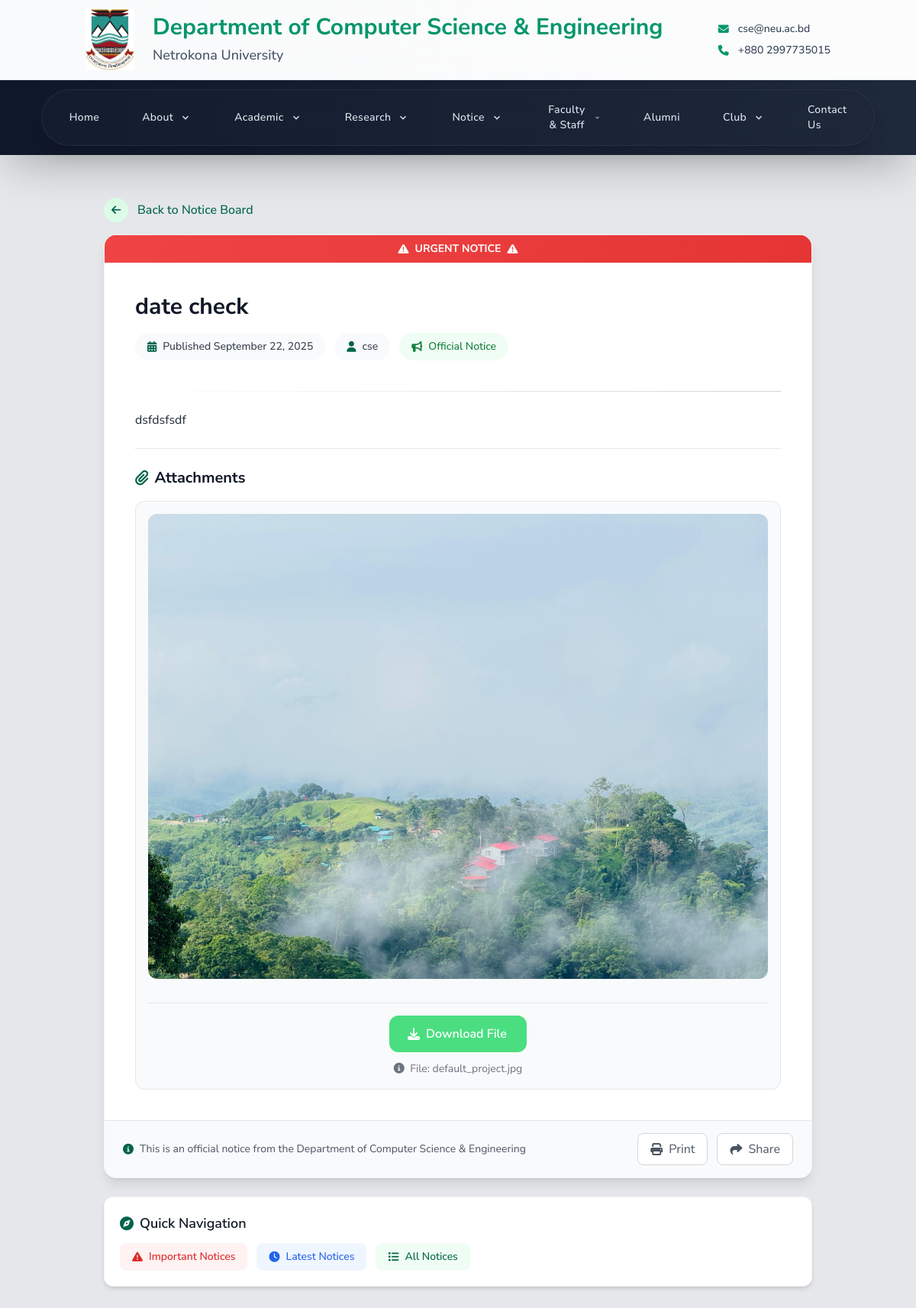
Page /notices/25/ on the committed database.
### cse_app/models.py (models this page shows, shortened)
class Notice_Board(models.Model):
    title = models.CharField(max_length=200)
    content = RichTextField()
    file = models.FileField(upload_to='notices/', blank=True, null=True)  # For download option
    created_at = models.DateTimeField(auto_now_add=True)
    updated_at = models.DateTimeField(auto_now=True)
    is_important = models.BooleanField(default=False)
    created_by = models.ForeignKey(User, on_delete=models.SET_NULL, null=True, blank=True)
    class Meta:
        ordering = ['-created_at']  # Newest first

### cse_app/views.py (the view)
# urls.py: path('notices/<int:pk>/', views.notice_detail, name='notice_detail'),
def notice_detail(request, pk):
    notice = get_object_or_404(Notice_Board, pk=pk)
    page_view, created = ViewCount.objects.get_or_create(page_name=f'notice_{pk}')
    page_view.increment()
    file_type = None
    if notice.file:
        file_name = notice.file.name.lower()
        if file_name.endswith(('.png', '.jpg', '.jpeg', '.gif')):
            file_type = 'image'
        elif file_name.endswith('.pdf'):
            file_type = 'pdf'
    return render(request, 'cse/notice_detail.html', {
        'notice': notice,
        'file_type': file_type
    })

### cse_app/context_processors.py (called while the page is built)
def scrolling_notice(request):
    notice = ScrollingNotice.objects.filter(is_active=True).first()
    return {'scrolling_notice': notice.text if notice else ''}

### cse_app/models.py (called while the page is built)
    def increment(self):
        self.count += 1
        self.save()

### templates/cse/notice_detail.html (shortened to what this page needs)
{% extends '../base.html' %}
{% block content %}
<div class="min-h-screen ">
        <div class="max-w-6xl mx-auto px-4 sm:px-6 lg:px-8 pt-6 pb-4" data-aos="fade-right">
            <a href="{% url 'notice_list' %}" class="inline-flex items-center text-custom-green hover:text-custom-green-hover font-medium transition-all duration-300 hover:translate-x-1 group">
                <div class="w-8 h-8 rounded-full bg-green-100 flex items-center justify-center mr-3 group-hover:bg-green-200 transition-colors duration-300">
                    <i class="fas fa-arrow-left text-sm"></i>
                </div>
                Back to Notice Board
            </a>
        </div>
    <div class="max-w-6xl mx-auto px-4 sm:px-6 lg:px-8 pb-6">
        <article class="bg-white rounded-2xl shadow-lg border border-gray-100 overflow-hidden" data-aos="fade-up" data-aos-duration="600">
            <div class="relative">
                {% if notice.is_important %}
                <div class="absolute top-0 left-0 right-0 h-3 bg-gradient-to-r from-red-500 to-red-600"></div>
                <div class="bg-gradient-to-r from-red-500 to-red-600 text-center py-2">
                    <div class="flex items-center justify-center text-white text-sm font-bold">
                        <i class="fas fa-exclamation-triangle mr-2 animate-pulse"></i>
                        URGENT NOTICE
                        <i class="fas fa-exclamation-triangle ml-2 animate-pulse"></i>
                    </div>
                </div>
                {% else %}
                <div class="absolute top-0 left-0 right-0 h-3 bg-gradient-to-r from-custom-green to-blue-500"></div>
                {% endif %}
            </div>
            <div class="p-6 lg:p-10">
                <header class="mb-6 text-center lg:text-left" data-aos="fade-up" data-aos-delay="200">
                    <h1 class="text-2xl lg:text-3xl xl:text-4xl font-bold text-gray-900 mb-4 leading-tight">
                        {{ notice.title }}
                    </h1>
                    <div class="flex flex-wrap items-center justify-center lg:justify-start gap-3 mb-4">
                        {% if notice.created_at %}
                        <div class="flex items-center bg-gray-50 px-4 py-2 rounded-full text-sm font-medium text-gray-700">
                            <i class="fas fa-calendar-alt mr-2 text-custom-green"></i>
                            <span>Published {{ notice.created_at|date:"F d, Y" }}</span>
                        </div>
                        {% endif %}
                        {% if notice.created_by %}
                        <div class="flex items-center bg-gray-50 px-4 py-2 rounded-full text-sm font-medium text-gray-700">
                            <i class="fas fa-user mr-2 text-custom-green"></i>
                            <span>{{ notice.created_by.get_full_name|default:notice.created_by.username }}</span>
                        </div>
                        {% endif %}
                        <div class="flex items-center bg-green-50 px-4 py-2 rounded-full text-sm font-medium text-green-700">
                            <i class="fas fa-bullhorn mr-2"></i>
                            <span>Official Notice</span>
                        </div>
                    </div>
                </header>
                <div class="w-full h-px bg-gradient-to-r from-transparent via-gray-300 to-transparent mb-6"></div>
                <div class="prose prose-lg max-w-none mb-6" data-aos="fade-up" data-aos-delay="400">
                    <div class="text-gray-800 leading-relaxed space-y-4">
                        {{ notice.content|safe }}
                    </div>
                </div>
                {% if notice.file %}
                <div class="mt-6 pt-6 border-t border-gray-200" data-aos="fade-up" data-aos-delay="500">
                    <h2 class="text-xl font-bold text-gray-900 mb-4 flex items-center">
                        <i class="fas fa-paperclip mr-2 text-custom-green"></i>
                        Attachments
                    </h2>
                    <div class="bg-gray-50 rounded-xl p-4 border border-gray-200">
                        {% if file_type == 'image' %}
                            <div class="text-center">
                                <div class="inline-block ">
                                    <img src="{% url 'view_notice_file' notice.pk %}"
                                         alt="{{ notice.title }}"
                                         class="max-w-full w-full rounded-xl duration-300">
                                </div>
                            </div>
                        {% endif %}
                        <div class="mt-6 pt-4 border-t border-gray-200 text-center">
                            <div class="flex justify-center items-center">
                                <a href="{% url 'download_notice' notice.pk %}"
                                   class="inline-flex items-center px-6 py-3 bg-green-400 text-white font-semibold rounded-xl hover:shadow-lg hover:scale-105 transition-all duration-300 min-w-[180px]">
                                    <i class="fas fa-download mr-2"></i>
                                    Download File
                                </a>
                            </div>
                            <div class="mt-3 text-sm text-gray-500">
                                <i class="fas fa-info-circle mr-1"></i>
                                File: {{ notice.file.name|cut:"notices/" }}
                            </div>
                        </div>
                    </div>
                </div>
                {% endif %}
            </div>
            <div class="bg-gray-50 px-6 py-4 border-t border-gray-200">
                <div class="flex flex-col sm:flex-row justify-between items-center gap-3">
                    <div class="flex items-center text-sm text-gray-600">
                        <i class="fas fa-info-circle mr-2 text-custom-green"></i>
                        <span>This is an official notice from the Department of Computer Science & Engineering</span>
                    </div>
                    <div class="flex gap-3">
                        <button onclick="window.print()"
                                class="inline-flex items-center px-4 py-2 text-gray-600 bg-white border border-gray-300 rounded-lg hover:bg-gray-50 hover:border-gray-400 transition-all duration-300">
                            <i class="fas fa-print mr-2"></i>
                            Print
                        </button>
                        <button onclick="navigator.share ? navigator.share({title: '{{ notice.title }}', url: window.location.href}) : copyToClipboard(window.location.href)"
                                class="inline-flex items-center px-4 py-2 text-gray-600 bg-white border border-gray-300 rounded-lg hover:bg-gray-50 hover:border-gray-400 transition-all duration-300">
                            <i class="fas fa-share mr-2"></i>
                            Share
                        </button>
                    </div>
                </div>
            </div>
        </article>
        <div class="mt-6" data-aos="fade-up" data-aos-delay="600">
            <div class="bg-white rounded-xl shadow-md border border-gray-100 p-5">
                <h3 class="text-lg font-semibold text-gray-900 mb-3 flex items-center">
                    <i class="fas fa-compass mr-2 text-custom-green"></i>
                    Quick Navigation
                </h3>
                <div class="flex flex-wrap gap-3">
                    <a href="{% url 'notice_list' %}?type=important"
                       class="inline-flex items-center px-4 py-2 bg-red-50 text-red-600 rounded-lg hover:bg-red-100 transition-colors duration-300 text-sm font-medium">
                        <i class="fas fa-exclamation-triangle mr-2"></i>
                        Important Notices
                    </a>
                    <a href="{% url 'notice_list' %}?type=latest"
                       class="inline-flex items-center px-4 py-2 bg-blue-50 text-blue-600 rounded-lg hover:bg-blue-100 transition-colors duration-300 text-sm font-medium">
                        <i class="fas fa-clock mr-2"></i>
                        Latest Notices
                    </a>
                    <a href="{% url 'notice_list' %}"
                       class="inline-flex items-center px-4 py-2 bg-green-50 text-custom-green rounded-lg hover:bg-green-100 transition-colors duration-300 text-sm font-medium">
                        <i class="fas fa-list mr-2"></i>
                        All Notices
                    </a>
                </div>
            </div>
        </div>
    </div>
</div>
{% endblock %}

### templates/base.html (style rules this page uses)
* { font-family: 'Nunito Sans', -apple-system, BlinkMacSystemFont, 'Segoe UI', Roboto, Oxygen, Ubuntu, Cantarell, sans-serif; }
.font-semibold { font-weight: 600; }
.font-bold { font-weight: 700; }
:root { --custom-green: #02644A; --custom-green-hover: #00916a; }
.text-custom-green { color: var(--custom-green); }
html { scroll-behavior: smooth; }
[data-aos] { pointer-events: none; }
[data-aos].aos-animate { pointer-events: auto; }
.aos-animate { transition: transform 0.3s ease, box-shadow 0.3s ease; }

### templates/Footer.html (style rules this page uses)
.bg-gradient-to-r { background-size: 200% 200%; animation: gradientShift 4s ease infinite; }

### rows in the picture
Notice_Board: title "date check", created_at "September 22, 2025", created_by.get_full_name "cse", content "dsfdsfsdf", file.name "default_project.jpg"
